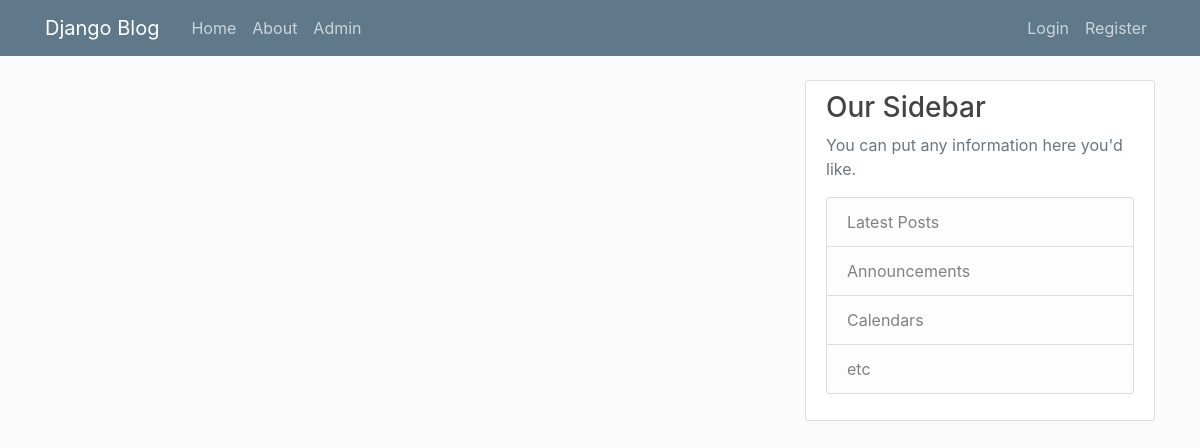
/, run on an earlier commit of the app's database.
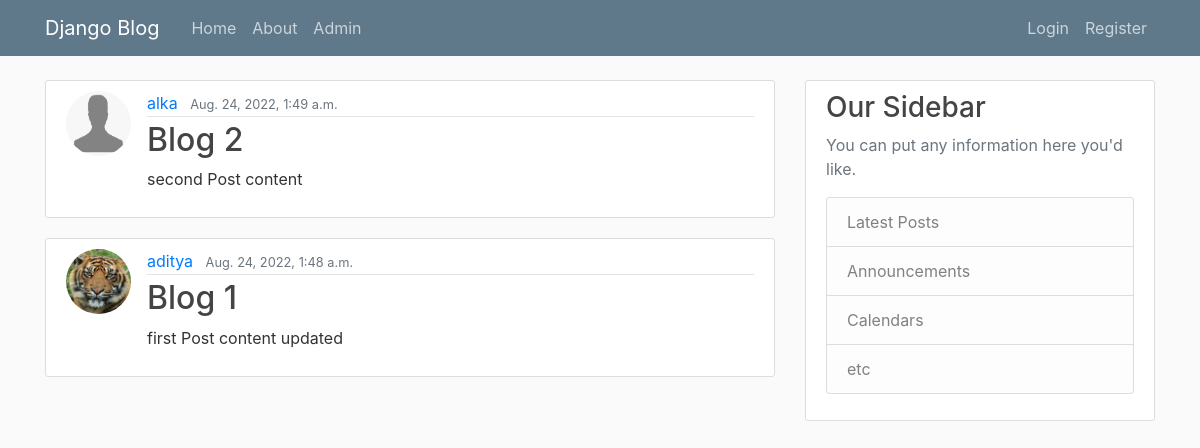
And on a later commit of the database.
### blog/models.py (models this page shows, shortened)
class Post(models.Model):
    title = models.CharField(max_length=100)
    content = models.TextField()
    date_posted = models.DateTimeField(default=timezone.now)
    author = models.ForeignKey(User, on_delete=models.CASCADE)

### users/models.py (models this page shows, shortened)
class Profile(models.Model):
    user = models.OneToOneField(User, on_delete=models.CASCADE)
    image = models.ImageField(default='default.jpg', upload_to='profile_pics')

### blog/views.py (the view)
# urls.py: path('', PostListView.as_view(), name='blog-home'),
class PostListView(ListView):
    model = Post
    template_name = 'blog/home.html'  # app/model_viewtype.html
    context_object_name = 'posts'  # object list
    ordering = ['-date_posted']
    paginate_by = 5

### blog/templates/blog/home.html
{% extends "blog/base.html" %}
{% block content %}
{% for post in posts %}
<article class="media content-section">
    <img class="rounded-circle article-img" src="{{ post.author.profile.image.url }}">
    <div class="media-body">
        <div class="article-metadata">
            <a class="mr-2" href="#">{{ post.author }}</a>
            <small class="text-muted">{{ post.date_posted }}</small>
        </div>
        <h2><a class="article-title" href="{% url 'post-detail' post.id %}">{{ post.title }}</a></h2>
        <p class="article-content">{{ post.content }}</p>
    </div>
</article>
{% endfor %}
{% endblock content %}

What changed in the data, as far as the page shows it:
added Post: author.profile.image (placeholder picture), author "alka", date_posted "Aug. 24, 2022, 1:49 a.m.", title "Blog 2", content "second Post content"
added Post: author.profile.image (picture), author "aditya", date_posted "Aug. 24, 2022, 1:48 a.m.", title "Blog 1", content "first Post content updated"
